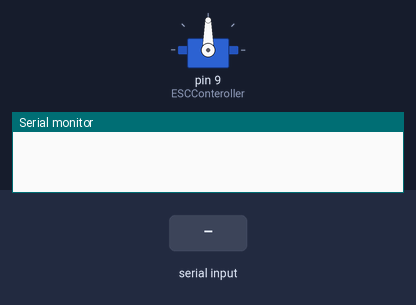
This sketch was run on a simulated Arduino Uno, built with avr-gcc and run on an emulated ATmega328P. On the bench: servo, the last lines printed to the serial monitor. The test bench sets the inputs (shaded band).

Above: at 1.2 s.
1.3 s: "1" received over Serial
At 2.5 s:
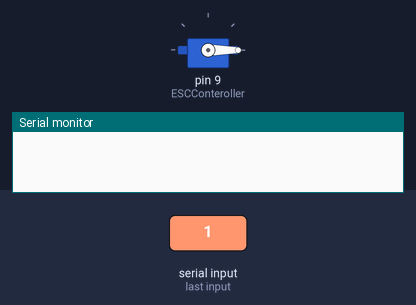
2.8 s: "s" received over Serial
At 3.7 s:
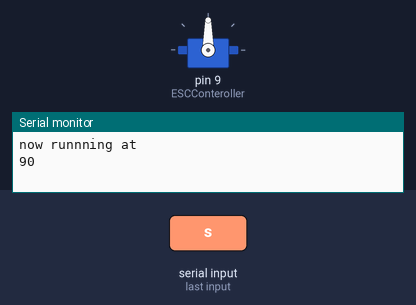
Timing chart, 0 to 48.3 s (numbered marks = the images above; inputs shaded):
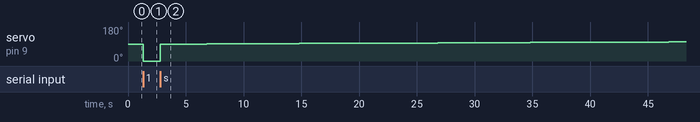

Measured:
- after the input at 1.3 s, servo on pin 9 (ESCConteroller): 90° → 0° at once
- after the input at 2.8 s, servo on pin 9 (ESCConteroller): moves from 0° to 101° over 44.0 s, starting at once

The sketch:

ESCtest.ino
```cpp
#include <Servo.h>

#define ESCConteroller 9

Servo ESC;

void setup(){
    ESC.attach(ESCConteroller);
    Serial.begin(9600);
}
void loop(){
//    if(Serial.available()>0){
//        char input = Serial.read();
//        if(input == 'a'){
//          ESC.write(105);
//        }else if(input == 'b'){
//          ESC.write(110);
//        }else if(input == 'c'){
//          ESC.write(120);
//        }else if(input == 'd'){
//          ESC.write(150);
//        }else if(input=='e'){
//          ESC.write(180);
//        }else if(input == 's'){
//          ESC.write(160);
//        }else{
//          ESC.write(0);
//        }
//        Serial.println(input);
//    }

      if(Serial.available()>0){
        char input = Serial.read();
        if(input == 's'){
           for(int i= 90; i< 180; i++){
            Serial.println("now runnning at");
            Serial.println(i);
            ESC.write(i);
            delay(4000);
           }
        }else{
          ESC.write(0);
        }
      }
}
```
